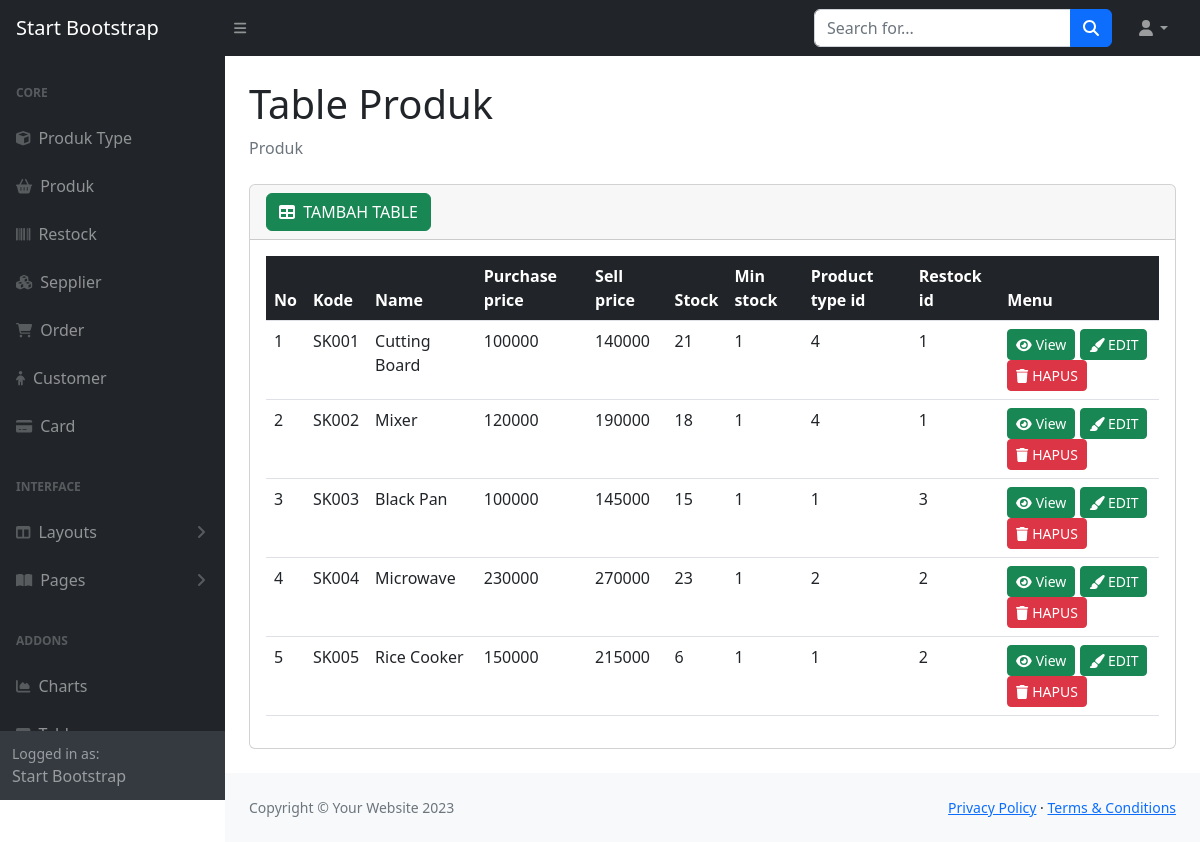
The page /halaman_belakang/produk_table.php on the database its author committed.
### tables this page shows
CREATE TABLE `product` (
  `id` int(11) NOT NULL,
  `sku` varchar(45) DEFAULT NULL,
  `name` varchar(45) DEFAULT NULL,
  `purchase_price` int(11) DEFAULT NULL,
  `sell_price` int(11) DEFAULT NULL,
  `stock` int(11) DEFAULT 0,
  `min_stock` int(11) DEFAULT 0,
  `product_type_id` int(11) NOT NULL,
  `restock_id` int(11) NOT NULL
);

### halaman_belakang/produk_table.php (the view, shortened to what this page needs)
<?php
include '../databases/koneksi.php';
$query = "SELECT * FROM product";
$sql = mysqli_query($koneksi, $query);
?>
<!DOCTYPE html>
<html lang="en">
<head>
    <link href="https://cdn.jsdelivr.net/npm/simple-datatables@7.1.2/dist/style.min.css" rel="stylesheet" />
    <link href="css/styles.css" rel="stylesheet" />
</head>
<body class="sb-nav-fixed">
    <nav class="sb-topnav navbar navbar-expand navbar-dark bg-dark">
        <a class="navbar-brand ps-3" href="index.html">Start Bootstrap</a>
        <button class="btn btn-link btn-sm order-1 order-lg-0 me-4 me-lg-0" id="sidebarToggle" href="#!"><i class="fas fa-bars"></i></button>
        <form class="d-none d-md-inline-block form-inline ms-auto me-0 me-md-3 my-2 my-md-0">
            <div class="input-group">
                <input class="form-control" type="text" placeholder="Search for..." aria-label="Search for..." aria-describedby="btnNavbarSearch" />
                <button class="btn btn-primary" id="btnNavbarSearch" type="button"><i class="fas fa-search"></i></button>
            </div>
        </form>
        <ul class="navbar-nav ms-auto ms-md-0 me-3 me-lg-4">
            <li class="nav-item dropdown">
                <a class="nav-link dropdown-toggle" id="navbarDropdown" href="#" role="button" data-bs-toggle="dropdown" aria-expanded="false"><i class="fas fa-user fa-fw"></i></a>
            </li>
        </ul>
    </nav>
    <div id="layoutSidenav">
        <div id="layoutSidenav_nav">
            <nav class="sb-sidenav accordion sb-sidenav-dark" id="sidenavAccordion">
                <div class="sb-sidenav-menu">
                    <div class="nav">
                        <div class="sb-sidenav-menu-heading">Core</div>
                        <a class="nav-link" href="produk_type.php">
                            <div class="sb-nav-link-icon"><i class="fa fa-cube" aria-hidden="true"></i></div>
                            Produk Type
                        </a>
                        <a class="nav-link" href="produk_table.php">
                            <div class="sb-nav-link-icon"><i class="fa fa-shopping-basket" aria-hidden="true"></i></div>
                            Produk
                        </a>
                        <a class="nav-link" href="restock.php">
                            <div class="sb-nav-link-icon"><i class="fa fa-barcode" aria-hidden="true"></i></div>
                            Restock
                        </a>
                        <a class="nav-link" href="supplier.php">
                            <div class="sb-nav-link-icon"><i class="fa fa-cubes" aria-hidden="true"></i></div>
                            Sepplier
                        </a>
                        <a class="nav-link" href="order.php">
                            <div class="sb-nav-link-icon"><i class="fa fa-shopping-cart" aria-hidden="true"></i></div>
                            Order
                        </a>
                        <a class="nav-link" href="customer.php">
                            <div class="sb-nav-link-icon"><i class="fa fa-child" aria-hidden="true"></i></div>
                            Customer
                        </a>
                        <a class="nav-link" href="card.php">
                            <div class="sb-nav-link-icon"><i class="fa fa-credit-card-alt" aria-hidden="true"></i></div>
                            Card
                        </a>
                        <div class="sb-sidenav-menu-heading">Interface</div>
                        <a class="nav-link collapsed" href="#" data-bs-toggle="collapse" data-bs-target="#collapseLayouts" aria-expanded="false" aria-controls="collapseLayouts">
                            <div class="sb-nav-link-icon"><i class="fas fa-columns"></i></div>
                            Layouts
                            <div class="sb-sidenav-collapse-arrow"><i class="fas fa-angle-down"></i></div>
                        </a>
                        <a class="nav-link collapsed" href="#" data-bs-toggle="collapse" data-bs-target="#collapsePages" aria-expanded="false" aria-controls="collapsePages">
                            <div class="sb-nav-link-icon"><i class="fas fa-book-open"></i></div>
                            Pages
                            <div class="sb-sidenav-collapse-arrow"><i class="fas fa-angle-down"></i></div>
                        </a>
                        <div class="sb-sidenav-menu-heading">Addons</div>
                        <a class="nav-link" href="charts.html">
                            <div class="sb-nav-link-icon"><i class="fas fa-chart-area"></i></div>
                            Charts
                        </a>
                        <a class="nav-link" href="tables.html">
                            <div class="sb-nav-link-icon"><i class="fas fa-table"></i></div>
                        </a>
                    </div>
                </div>
                <div class="sb-sidenav-footer">
                    <div class="small">Logged in as:</div>
                    Start Bootstrap
                </div>
            </nav>
        </div>
        <div id="layoutSidenav_content">
            <main>
                <div class="container-fluid px-4">
                    <h1 class="mt-4">Table Produk</h1>
                    <ol class="breadcrumb mb-4">
                        <li class="breadcrumb-item active">Produk</li>
                    </ol>
                    <div class="card mb-4">
                        <div class="card-header">
                            <a href="tambah/tambah_produk.php?tambah=1" class="btn btn-success"><i class="fas fa-table me-1"></i>
                                TAMBAH TABLE</a>
                        </div>
                        <div class="card-body">
                            <table class="table table-border table-hover">
                                <thead class="bg-dark text-white">
                                    <tr>
                                        <th>No</th>
                                        <th>Kode</th>
                                        <th>Name</th>
                                        <th>Purchase price</th>
                                        <th>Sell price</th>
                                        <th>Stock </th>
                                        <th>Min stock </th>
                                        <th>Product type id </th>
                                        <th>Restock id </th>
                                        <th>Menu</th>
                                    </tr>
                                </thead>
                                <tbody>
                                    <?php
                                    $nomor = 1;
                                    while ($tabel = mysqli_fetch_assoc($sql)) {
                                    ?>
                                        <tr>
                                            <td><?= $nomor ?></td>
                                            <td><?= $tabel['sku'] ?></td>
                                            <td><?= $tabel['name'] ?></td>
                                            <td><?= $tabel['purchase_price'] ?></td>
                                            <td><?= $tabel['sell_price'] ?></td>
                                            <td><?= $tabel['stock'] ?></td>
                                            <td><?= $tabel['min_stock'] ?></td>
                                            <td><?= $tabel['product_type_id'] ?></td>
                                            <td><?= $tabel['restock_id'] ?></td>
                                            <td>
                                                <a href="tambah/view.php?view=<?= $tabel['id'] ?>"" type=" button" class="btn btn-success btn-sm">
                                                    <i class="fa fa-eye" aria-hidden="true"></i>
                                                    View
                                                </a>
                                                <a href="tambah/tambah_produk.php?edit=<?= $tabel['id'] ?>"" type=" button" class="btn btn-success btn-sm">
                                                    <i class="fa fa-paint-brush" aria-hidden="true"></i>
                                                    EDIT
                                                </a>
                                                <a href="tambah/proses_produk.php?hapus=<?= $tabel['id'] ?>" type="button" class="btn btn-danger btn-sm" onClick="return confirm('apakah anda yakin ingin menghapus data???')">
                                                    <i class="fa fa-trash"></i>
                                                    HAPUS
                                                </a>
                                            </td>
                                        </tr>
                                    <?php
                                        $nomor++;
                                    }
                                    ?>
                                </tbody>
                            </table>
                        </div>
                    </div>
                </div>
            </main>
            <footer class="py-4 bg-light mt-auto">
                <div class="container-fluid px-4">
                    <div class="d-flex align-items-center justify-content-between small">
                        <div class="text-muted">Copyright &copy; Your Website 2023</div>
                        <div>
                            <a href="#">Privacy Policy</a>
                            &middot;
                            <a href="#">Terms &amp; Conditions</a>
                        </div>
                    </div>
                </div>
            </footer>
        </div>
    </div>
</body>
</html>

### rows shown on the page
product: sku "SK001", name "Cutting Board", purchase_price "100000", sell_price "140000", stock "21", min_stock "1", product_type "4", restock "1"
product: sku "SK002", name "Mixer", purchase_price "120000", sell_price "190000", stock "18", min_stock "1", product_type "4", restock "1"
product: sku "SK003", name "Black Pan", purchase_price "100000", sell_price "145000", stock "15", min_stock "1", product_type "1", restock "3"
product: sku "SK004", name "Microwave", purchase_price "230000", sell_price "270000", stock "23", min_stock "1", product_type "2", restock "2"
product: sku "SK005", name "Rice Cooker", purchase_price "150000", sell_price "215000", stock "6", min_stock "1", product_type "1", restock "2"
